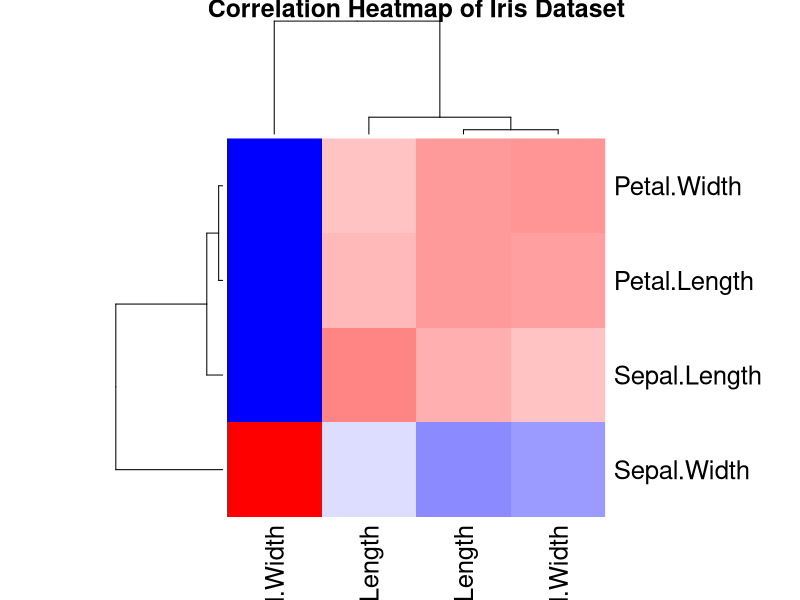
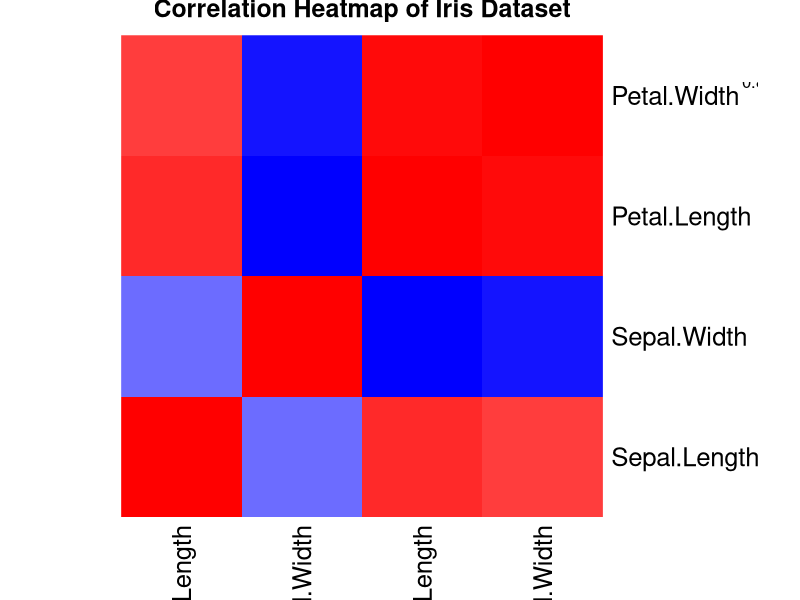
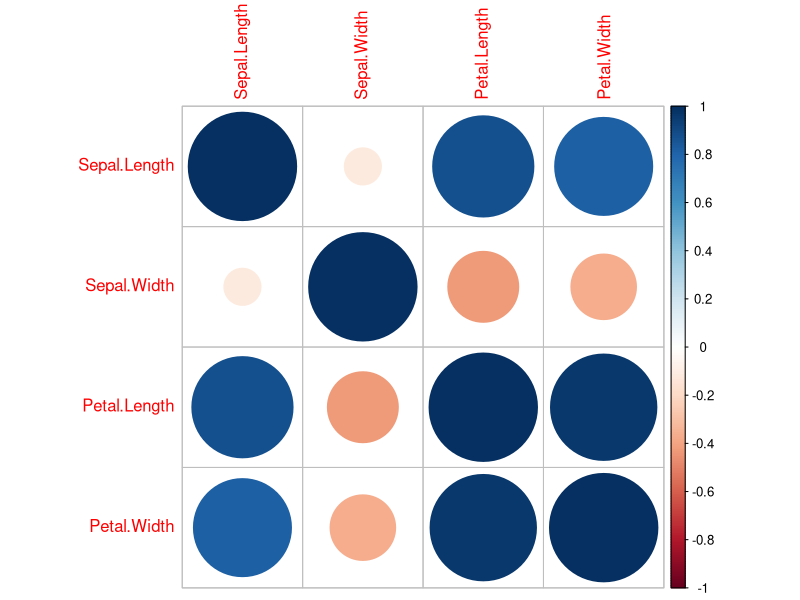
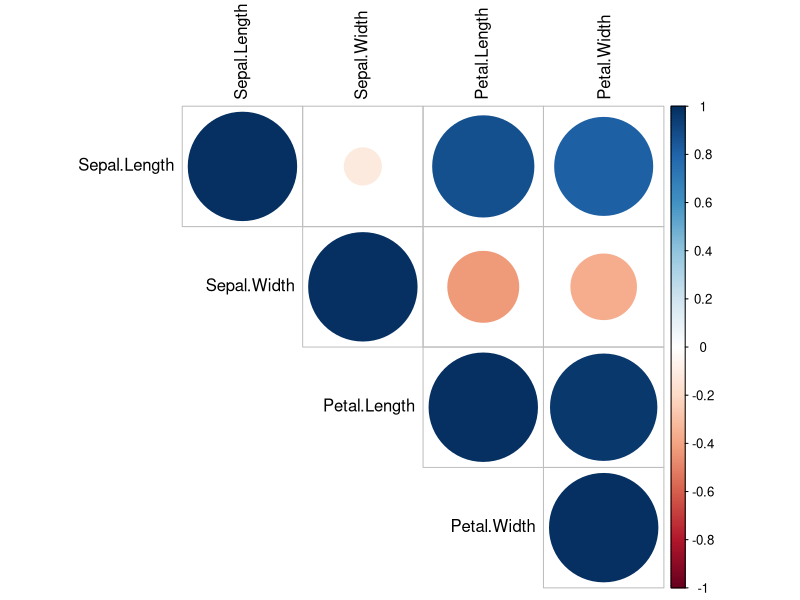
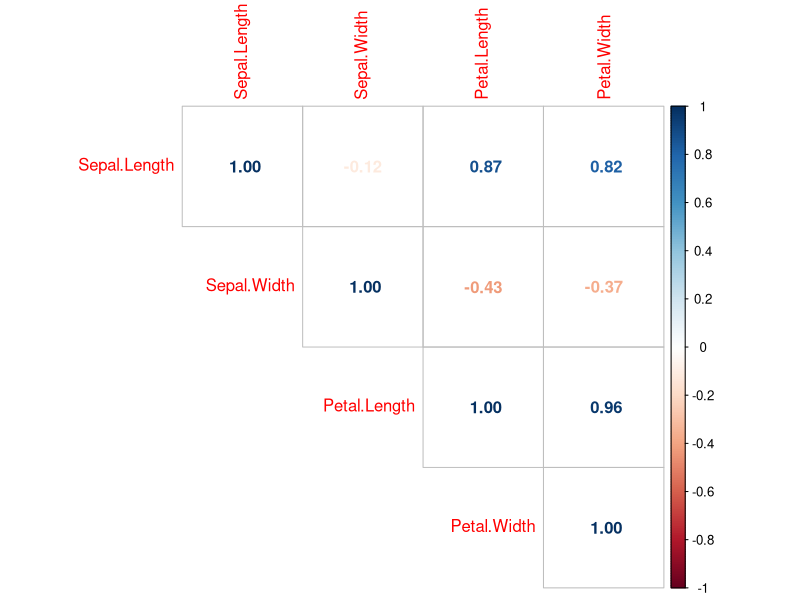
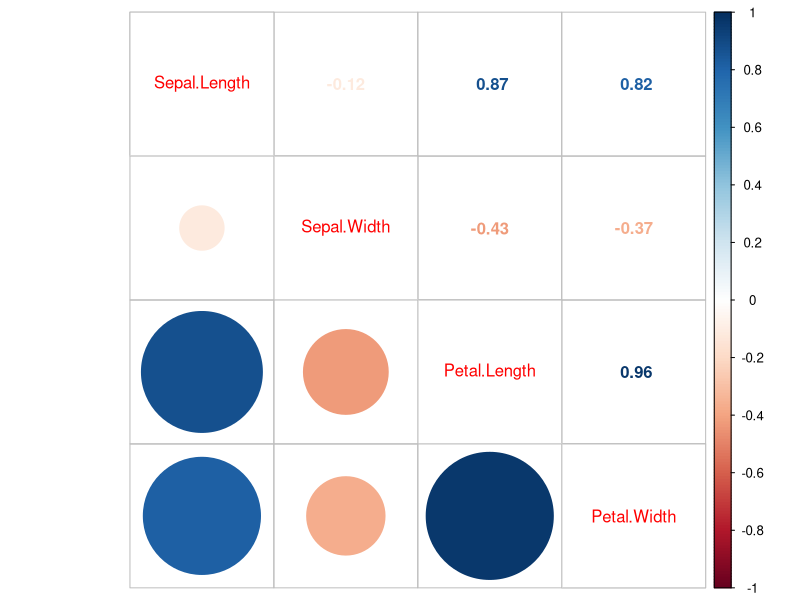

Write R code to recreate these figures, in order. (Note: this script raises an error after producing the figures.)
data(iris)
iris_num <- iris[,1:4]
corr_matrix <- cor(iris_num)
corr_matrix
heatmap(
  corr_matrix,
  col = colorRampPalette(c("blue","white","red"))(100),
  main ="Correlation Heatmap of Iris Dataset"
)

heatmap(
  corr_matrix,
  col = colorRampPalette(c("blue","white","red"))(100),
  Rowv = NA,
  Colv = NA,
  scale ="none",
  main = "Correlation Heatmap of Iris Dataset"
)
text(
  rep(1:ncol(corr_matrix),each = nrow(corr_matrix)),
  rep(nrow(corr_matrix):1,ncol(corr_matrix)),
  round(corr_matrix,2))
install.packages("corrplot")
library(corrplot)
corrplot(corr_matrix)
corrplot(
  corr_matrix,
  method = "circle",
  type = "upper",
  tl.col = "black"
)
corrplot(
  corr_matrix,
  method = "number",
  type = "upper"
)
corrplot.mixed(
  corr_matrix,
  lower = "circle",
  upper = "number"
)
library(reshape2)
library(ggplot2)
corr_long <- melt(corr_matrix)
ggplot(corr_long,aes(Var1 ,var2,fill=value))+
  geom_tile()+
  scale_fill_gradient2(
    low = "blue",
    mid = "white",
    high = "red",
    midpoint=0
  )+
  theme_minimal()+
  labs(title="correlogram of Iris Dataset")

# Displyas correlation coefficients directly
# mixed correlogram
corrplot.mixed(
  corr_matrix,
  lower = "circle",
  upper = "number"
)
##gplot2-style correlogram
# convert correlation matrix to long format
library(reshape2)
library(ggplot2)
corr_long <- melt(corr_matrix)
ggplot(corr_long,aes(Var1,Var2,fill=value))+
  geom_tile()+
  scale_fill_gradient2(
    low = "blue",
    mid = "white",
    high = "red",
    midpoint = 0
  )+
  theme_minimal()+
  labs(title = "Correlogram of Iris Dataset")
#Correlogram with values
ggplot(corr_long,aes(Var1,Var2,fill=value))+
  geom_tile()+
  geom_text(aes(label = round(value,2)))+
  scale_fill_gradient2(
    low = "blue",
    mid = "white",
    high = "red",
    midpoint = 0
  )+
  theme_minimal()

#Advanced correlogram using GGally
install.packages("GGally")
library(GGally)
ggcorr(
  iris_num,
  label = TRUE,
  label_round = 2
)

#Advanced Scatter Correlogram
library(GGally)
gggpairs(iris,
         columns = 1:4,
         aes(color = Species))
